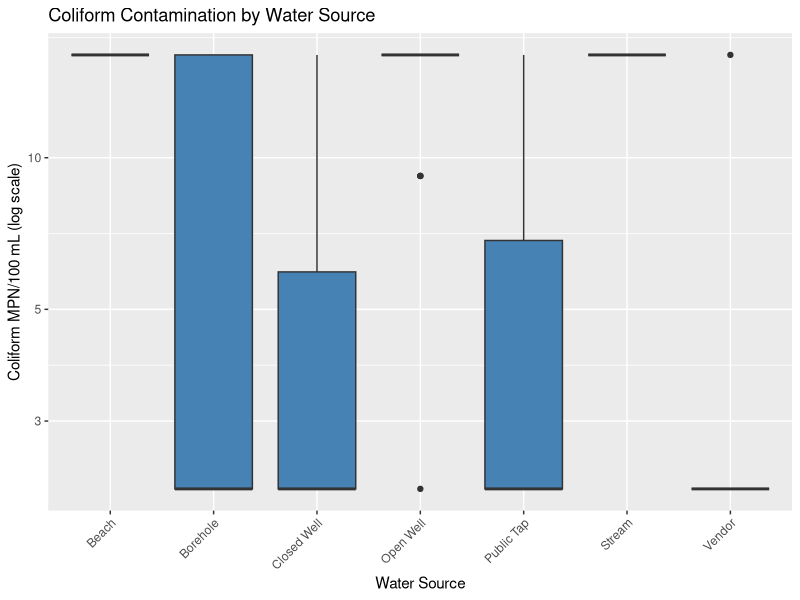
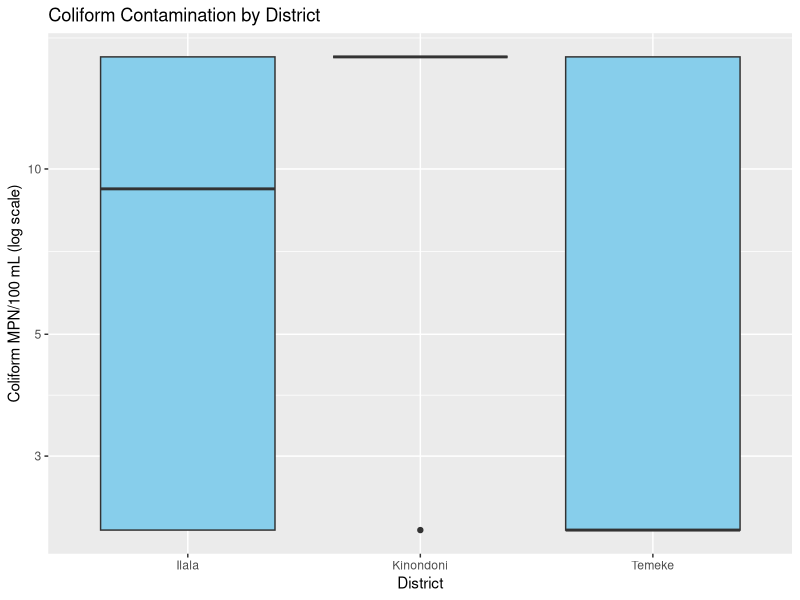
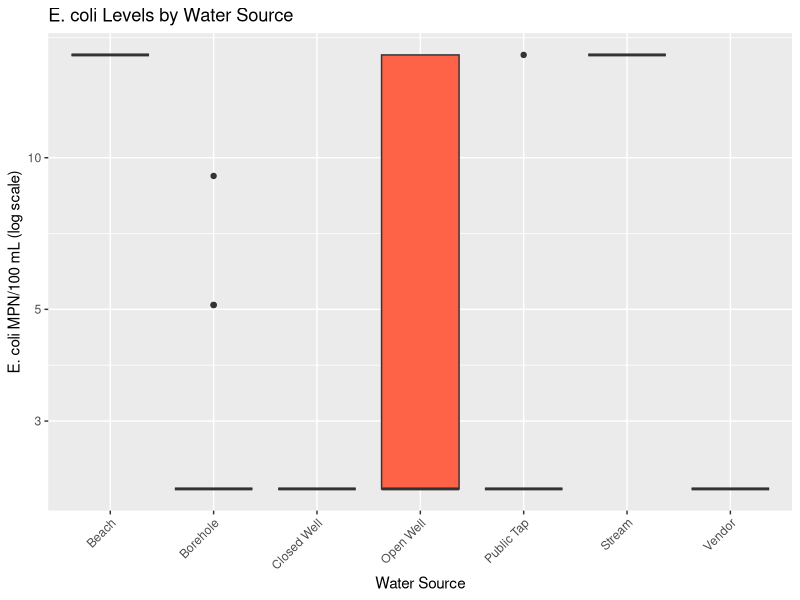
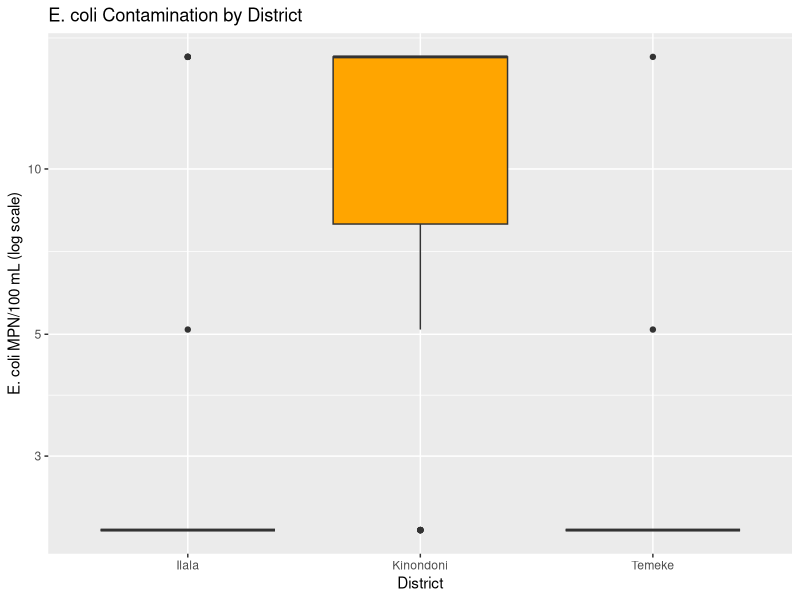
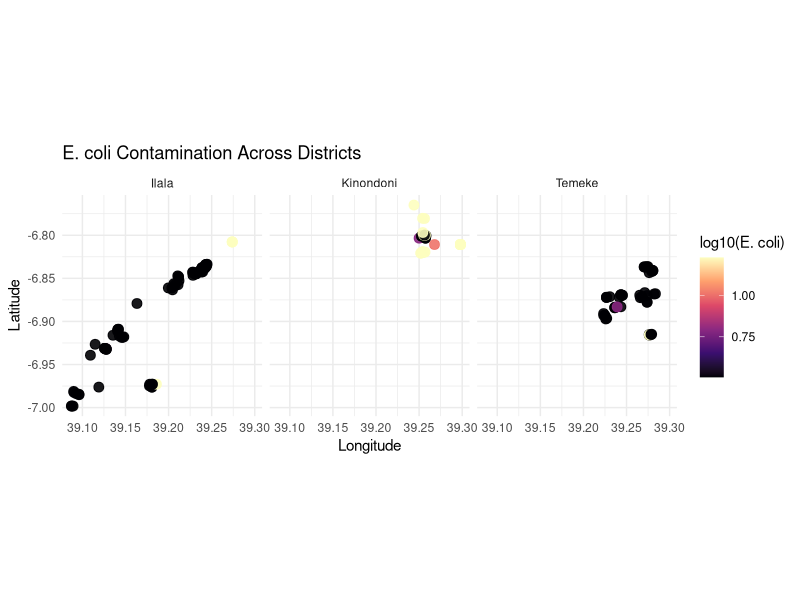
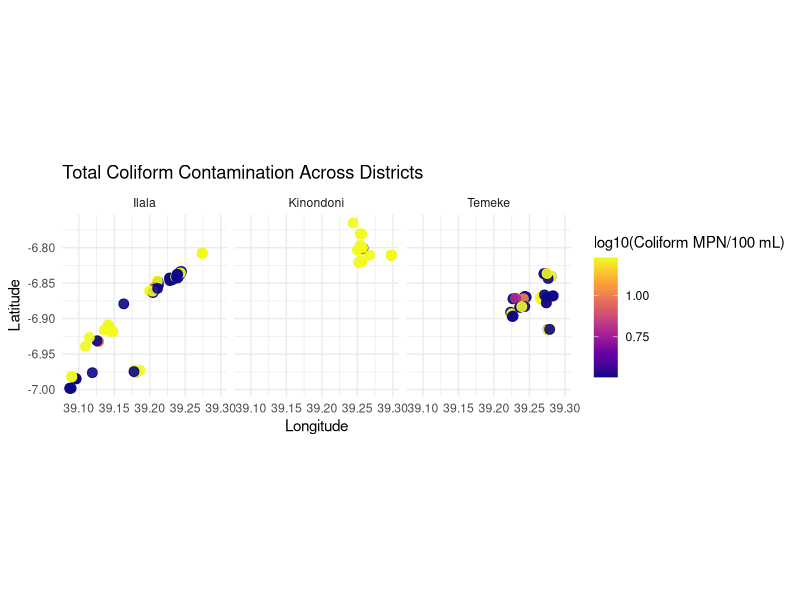
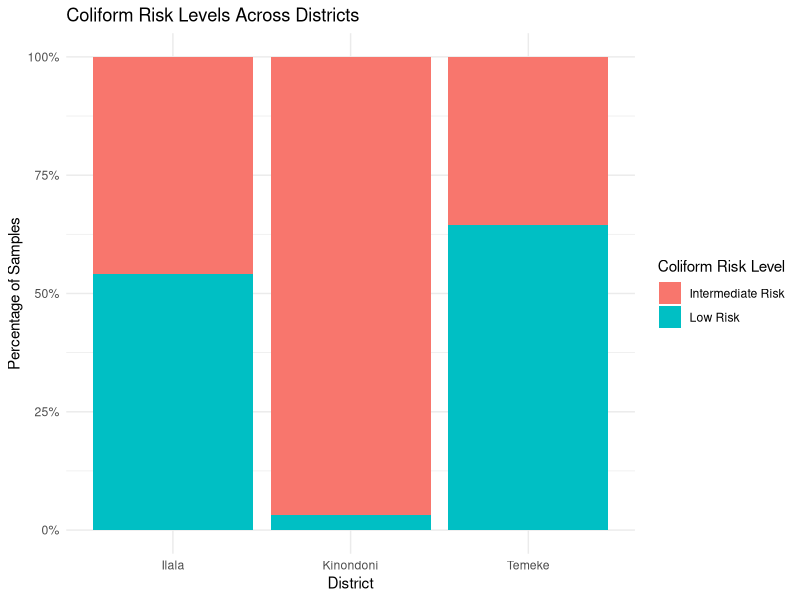
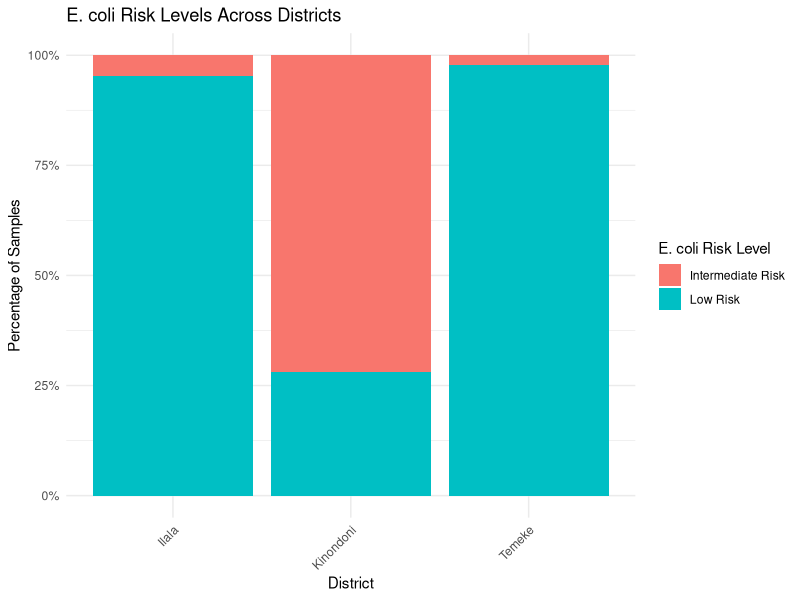

These charts were generated, in order, by the following R code:
## ---- chunk 1
# This data is a microbial water quality data collected in Dar es Salaam, Tanzania. It was collected last summer and the aim was to assess the level of microbial water quality from different water sources in three districts of Dar es Salaam by tessting for the presence of coliforms and E.coli which serves as an indicator for fecal contamination in water sources. 
## ---- chunk 2
# My data-loading step demonstrates key skills from Week 2 (data import and vectors) and Week 3 (tidyverse basics). I use read_csv() to import the raw water-quality dataset into R and load the necessary tidyverse packages to prepare for further cleaning and analysis.

library(tidyverse)
library(dplyr)
library(readr)

water_raw <- read_csv("data_raw/water_tz_full.csv")
View(water_raw)

## ---- chunk 3

# This data-cleaning step demonstrates key skills from Week 3 (tidyverse basics), Week 6 (tidy data), and Week 7 (solving bigger problems). I use filter(), mutate(), and piping to create log-transformed microbial variables..

water_clean <- water_raw |>
  filter(!is.na(coliform_mpn_100mL)) |>   
  mutate(
    log_coliform = log10(coliform_mpn_100mL + 1),
    log_ecoli    = log10(e_coli_mpn_100mL + 1)
  )

glimpse(water_clean)



## ---- chunk 4
#In the summary statistics, key concepts are from Week 3 (tidyverse basics), Week 4 (grouping data), and Week 7 (solving bigger problems). I use group_by() and summary() within a tidyverse pipeline to calculate mean coliform and E. coli concentrations across districts and water sources.

summary_microbes <- water_clean |>
  group_by(districts, water_source) |>
  summarise(
    mean_coliform = mean(coliform_mpn_100mL, na.rm = TRUE),
    mean_ecoli    = mean(e_coli_mpn_100mL, na.rm = TRUE),
    n = n()
  )

summary_microbes

## ---- chunk 5
# I used boxplots to visualize microbial contamination patterns across districts and water sources, using concepts from Week 5 (data visualization), Week 3 (tidyverse basics), and Week 6 (tidy data principles). I used ggplot(), geom_boxplot(), log-scaled axes, and customized labels/themes to create clear visual summaries of coliform and E. coli contamination across districts and water sources.


#This project demonstrates key skills from Week 8 (reproducible workflows and project structure) by using an RStudio Project with subdirectories such as data_raw, data_clean, and outputs. I read data and save results using relative file paths (e.g., "data_raw/water_tz_full.csv" and "outputs/..."), and I scripted all data cleaning, analysis, and visualization in a Quarto document.


# coliform by water source

ggplot(water_clean, aes(x = water_source, y = coliform_mpn_100mL)) +
  geom_boxplot(fill = "steelblue") +
  scale_y_log10() +
  labs(
    title = "Coliform Contamination by Water Source",
    x = "Water Source",
    y = "Coliform MPN/100 mL (log scale)"
  ) +
  theme(axis.text.x = element_text(angle = 45, hjust = 1))
ggsave(
  "outputs/coliform_by_water_source.png",
  width = 8, height = 5, dpi = 300
)


# coliform by Districts
ggplot(water_clean, aes(x = districts, y = coliform_mpn_100mL)) +
  geom_boxplot(fill = "skyblue") +
  scale_y_log10() +
  labs(title = "Coliform Contamination by District",
       y = "Coliform MPN/100 mL (log scale)",
       x = "District")
ggsave(
  "outputs/coliform_by_district.png",
  width = 8, height = 5, dpi = 300
)


# E.coli by water source
ggplot(water_clean, aes(x = water_source, y = e_coli_mpn_100mL)) +
  geom_boxplot(fill = "tomato") +
  scale_y_log10() +
  labs(title = "E. coli Levels by Water Source",
       y = "E. coli MPN/100 mL (log scale)",
       x = "Water Source") +
  theme(axis.text.x = element_text(angle = 45, hjust = 1))
ggsave(
  "outputs/ecoli_by_water_source.png",
  width = 8, height = 5, dpi = 300
)

# E.coli by Districts
ggplot(water_clean, aes(x = districts, y = e_coli_mpn_100mL)) +
  geom_boxplot(fill = "orange") +
  scale_y_log10() +
  labs(
    title = "E. coli Contamination by District",
    x = "District",
    y = "E. coli MPN/100 mL (log scale)"
  )

ggsave(
  "outputs/ecoli_by_district.png",
  width = 8, height = 5, dpi = 300
)

## ---- chunk 6
# This geospatial visualization is a concept from Week 9 (geospatial data), Week 5 (data visualization), and Week 3 (tidyverse basics). I created the spatial plots using longitude and latitude to map contamination intensity and apply faceting to compare E. coli and coliform levels across districts. 

water_clean <- water_clean |>
  mutate(
    log_ecoli = log10(e_coli_mpn_100mL + 1),
    log_coliform = log10(coliform_mpn_100mL + 1)
  )


p_ecoli_facet <- ggplot(water_clean,
                        aes(x = longitude, y = latitude, color = log_ecoli)) +
  geom_point(size = 3, alpha = 0.9) +
  scale_color_viridis_c(option = "magma") +
  coord_equal() +
  facet_wrap(~ districts) +
  labs(
    title = "E. coli Contamination Across Districts",
    x = "Longitude",
    y = "Latitude",
    color = "log10(E. coli)"
  ) +
  theme_minimal()

p_ecoli_facet

ggsave(
  "outputs/ecoli_geospatial_facet_districts.png",
  plot = p_ecoli_facet,
  width = 8, height = 5, dpi = 300
)



p_coliform_facet <- ggplot(water_clean,
                           aes(x = longitude, y = latitude, color = log_coliform)) +
  geom_point(size = 3, alpha = 0.9) +
  scale_color_viridis_c(option = "plasma") +
  coord_equal() +
  facet_wrap(~ districts) +
  labs(
    title = "Total Coliform Contamination Across Districts",
    x = "Longitude",
    y = "Latitude",
    color = "log10(Coliform MPN/100 mL)"
  ) +
  theme_minimal()

p_coliform_facet

ggsave(
  "outputs/coliform_geospatial_facet_districts.png",
  plot = p_coliform_facet,
  width = 8, height = 5, dpi = 300
)


## ---- chunk 7
# Here, I created a function using skills from Week 11 (functions), Week 3 (tidyverse basics), and Week 5 (data visualization). I write reusable functions to classify E. coli and coliform contamination according to WHO guidelines and apply them across the dataset using tidyverse mutation. I then summarize microbial risk levels by district and visualize the results using proportion bar charts.

classify_ecoli_risk <- function(ecoli_value) {
  if (ecoli_value == 0) {
    "Safe"
  } else if (ecoli_value <= 10) {
    "Low Risk"
  } else if (ecoli_value <= 100) {
    "Intermediate Risk"
  } else {
    "High Risk"
  }
}

classify_coliform_risk <- function(coliform_value) {
  if (coliform_value == 0) {
    "Safe"
  } else if (coliform_value <= 10) {
    "Low Risk"
  } else if (coliform_value <= 100) {
    "Intermediate Risk"
  } else {
    "High Risk"
  }
}

# Applying the function
water_clean <- water_raw |>
  mutate(
    ecoli_risk_level    = sapply(e_coli_mpn_100mL, classify_ecoli_risk),
    coliform_risk_level = sapply(coliform_mpn_100mL, classify_coliform_risk)
  )

# Summary table of E. coli risk levels by district

risk_by_district <- water_clean |>
  group_by(districts, ecoli_risk_level) |>
  summarise(n = n(), .groups = "drop") |>
  tidyr::pivot_wider(
    names_from = ecoli_risk_level,
    values_from = n,
    values_fill = 0
  )

risk_by_district   

# Bar plot ofColiform risk levels by district 

p_coliform_risk <- ggplot(water_clean, aes(x = districts, fill = coliform_risk_level)) +
  geom_bar(position = "fill") +
  scale_y_continuous(labels = scales::percent_format()) +
  labs(
    title = "Coliform Risk Levels Across Districts",
    x = "District",
    y = "Percentage of Samples",
    fill = "Coliform Risk Level"
  ) +
  theme_minimal()

p_coliform_risk

ggsave(
  "outputs/coliform_risk_by_district.png",
  plot = p_coliform_risk,
  width = 8, height = 5, dpi = 300
)

# Bar plot of E.coli risk levels by district 

p_ecoli_risk <- ggplot(water_clean, aes(x = districts, fill = ecoli_risk_level)) +
  geom_bar(position = "fill") +
  scale_y_continuous(labels = scales::percent_format()) +
  labs(
    title = "E. coli Risk Levels Across Districts",
    x = "District",
    y = "Percentage of Samples",
    fill = "E. coli Risk Level"
  ) +
  theme_minimal() +
  theme(axis.text.x = element_text(angle = 45, hjust = 1))

p_ecoli_risk

ggsave(
  "outputs/ecoli_risk_by_district.png",
  plot = p_ecoli_risk,
  width = 8, height = 5, dpi = 300
)

## ---- chunk 8
#I use a for loop Week 13 (iteration and loops) to iterate over districts, calculate mean coliform and E. coli concentrations, and store the results in a structured data frame.

districts <- unique(water_clean$districts)
loop_results <- data.frame(district = character(), mean_coliform = numeric())

for (d in districts) {
  mean_val <- mean(water_clean$coliform_mpn_100mL[water_clean$districts == d])
  loop_results <- rbind(loop_results, data.frame(district = d, mean_coliform  = mean_val))
}

loop_results

 # Mean E. coli for each district using a loop.
districts <- unique(water_clean$districts)
loop_results <- data.frame(district = character(), mean_ecoli = numeric())

for (d in districts) {
  mean_val <- mean(water_clean$e_coli_mpn_100mL[water_clean$districts == d])
  loop_results <- rbind(loop_results, data.frame(district = d, mean_ecoli = mean_val))
}

loop_results
## ---- chunk 9

# A lookup table with WHO microbiological risk categories and recommended actions for each risk level. I then joined this table to the E. coli and coliform risk summaries using a left join on the categorical risk level. (Week 4)


who_risk_info <- tribble(
  ~risk_level,          ~who_category,                ~action_recommendation,
  "Safe",               "Meets WHO guideline",        "No immediate action required",
  "Low Risk",           "Low microbiological risk",   "Encourage safe storage and hygiene",
  "Intermediate Risk",  "Moderate microbiological risk", "Investigate source and consider treatment",
  "High Risk",          "High microbiological risk",  "Urgent: treat water or use alternative source"
)


ecoli_by_district <- water_clean |>
  count(districts, ecoli_risk_level, name = "n") |>
  group_by(districts) |>
  mutate(pct = n / sum(n)) |>
  ungroup()

ecoli_risk_with_who <- ecoli_by_district |>
  rename(risk_level = ecoli_risk_level) |>
  left_join(who_risk_info, by = "risk_level")

ecoli_risk_with_who




coliform_by_district <- water_clean |>
  count(districts, coliform_risk_level, name = "n") |>
  group_by(districts) |>
  mutate(pct = n / sum(n)) |>
  ungroup()

coliform_risk_with_who <- coliform_by_district |>
  rename(risk_level = coliform_risk_level) |>
  left_join(who_risk_info, by = "risk_level")

coliform_risk_with_who

